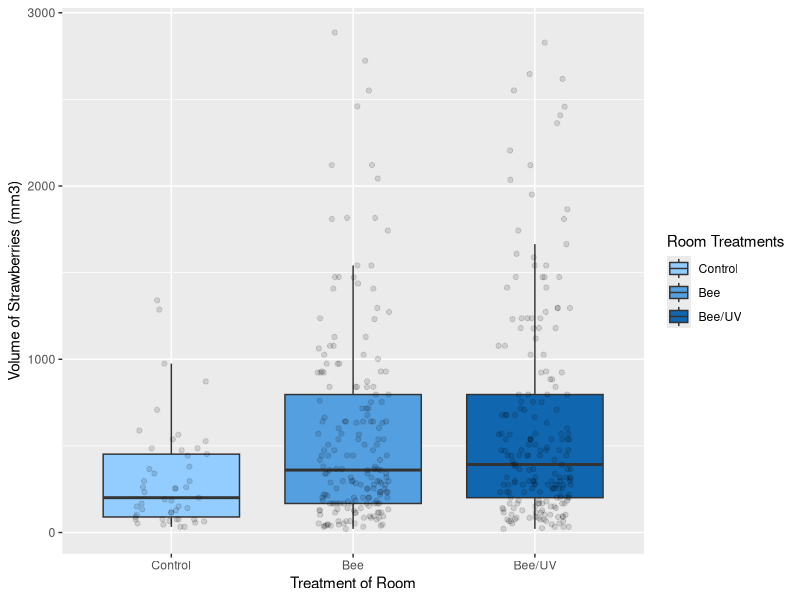

The R source for this figure:
### Question 2 - Volume ####

#Does the volume of strawberries differ between different treatments?
#To further explore the ability of O. lignaria to pollinate strawberries in a vertical farm, we compared the volume of strawberries grown in the different treatments


#install.packages("ggplot2")  
library("ggplot2")
volume_data <- read.csv("trial_1_berry_volume.csv")  #read in the volume data of the strawberries from the spring trial
head(volume_data)



#####################################
##Calculating the averages of Berry Volume in each of the different treatments:
avg_volume_bee = volume_data[which(volume_data$treatment=='Bee'),]
mean(avg_volume_bee$volume) #627.4895
length(avg_volume_bee$volume) #192

avg_volume_control = volume_data[which(volume_data$treatment=='Control'),]
mean(avg_volume_control$volume) #312.145
length(avg_volume_control$volume) #49

avg_volume_beeuv = volume_data[which(volume_data$treatment=='Bee/UV'),]
mean(avg_volume_beeuv$volume)#685.3308
length(avg_volume_beeuv$volume) #205




#######################    Visualization   ############
## Create Figure 2 to show spread of berry volume compared between the three treatment rooms.
volume_data_RemoveAbove3000 = volume_data[which(volume_data$volume<3000), ] ##Remove data points above 3000 for the visual

volume_data_RemoveAbove3000$treatment_f = factor(volume_data_RemoveAbove3000$treatment, levels=c('Control','Bee','Bee/UV'))

###FIGURE 2: Strawberry Volumes (mm3 ) by Treatment in the Spring Trial
ggplot(data =volume_data_RemoveAbove3000, aes(x=treatment_f, y=volume)) +
  geom_boxplot(aes(fill = factor(treatment_f)), outlier.shape = NA) + geom_jitter(width = 0.2, alpha = .12)+
  labs(x="Treatment of Room",   y="Volume of Strawberries (mm3)", fill = "Room Treatments")+
  scale_fill_manual(values=c("#93CDFF", "#549FE0", "#1066AF"))




#################### Statistical Analysis ######################


#check for equal variances:
install.packages("car")
library(car)
leveneTest(volume_data$volume,volume_data$treatment)
#A resulting p-value under 0.05 means that variances are not equal
#p value is .04699, variances are unequal

###Pairwise T Test
pairwise.t.test(volume_data$volume,volume_data$treatment,p.adjust.method="BH")


###Also use individual t tests to compare each treatment with one another
#Compare Control to Bee
volume_noUV = volume_data[which(volume_data$treatment!='Bee/UV'), ]
t.test(volume_noUV$volume~volume_noUV$treatment) ##t = 4.7293, df = 181.88, p-value = 4.504e-06
#Compare Control to BeeUV
volume_noBEE = volume_data[which(volume_data$treatment!='Bee'), ]
t.test(volume_noBEE$volume~volume_noBEE$treatment) #t = 5.3668, df = 199.84, p-value = 2.21e-07
#Compare Bee to BEeUV
volume_noControl = volume_data[which(volume_data$treatment!='Control'), ]
t.test(volume_noControl$volume~volume_noControl$treatment) ##t = -0.77999, df = 394.43, p-value = 0.4359

#####Additional confirmation
### Kruskal-Wallis test was used to check for extreme differences in p-values. 
###Similarly, we confirmed p-value differences with a one-way ANOVA
#ANOVA 
volume.aov<-aov(volume_data$volume~volume_data$treatment)
summary(volume.aov)

#Kruskal walis Test
kruskal.test(volume_data$volume~volume_data$treatment)
#p-value = 0.003647


